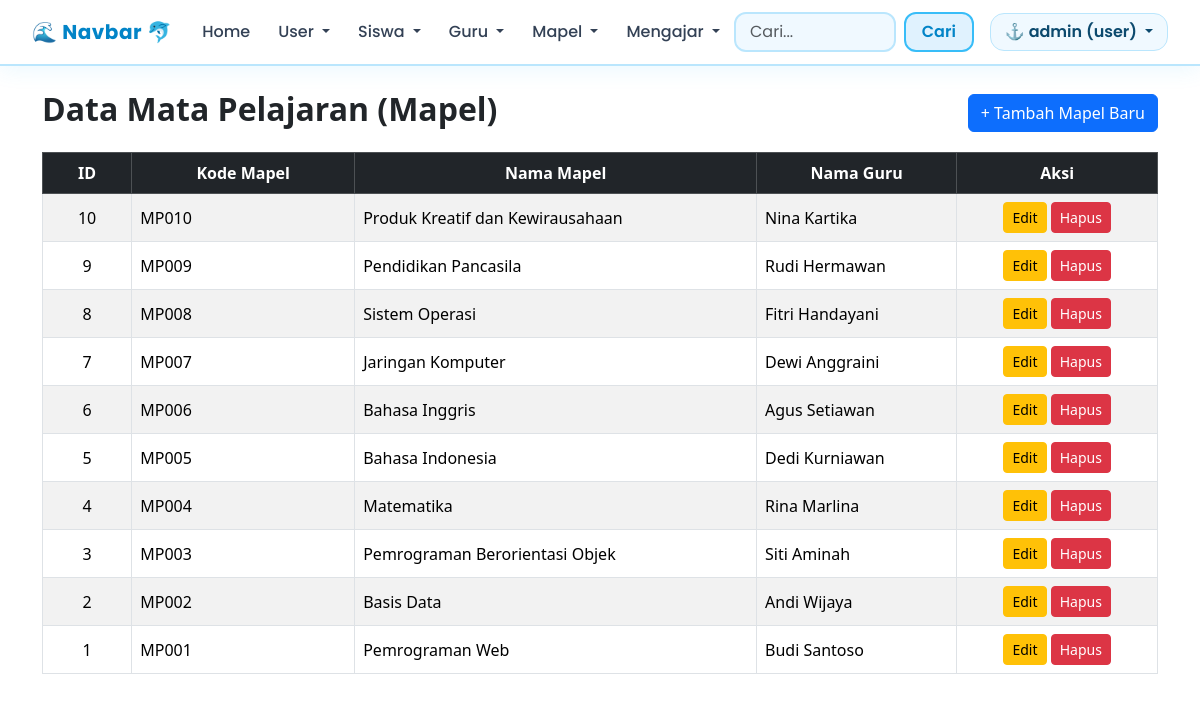
Screenshot of /mapel.php with the database file from the repository.
### tables this page shows
CREATE TABLE `mapel` (
  `id` int NOT NULL,
  `kode_mapel` varchar(10) DEFAULT NULL,
  `nama_mapel` varchar(100) DEFAULT NULL,
  `guru_id` int DEFAULT NULL
);

CREATE TABLE `guru` (
  `id` int NOT NULL,
  `nip` varchar(20) DEFAULT NULL,
  `nama` varchar(100) DEFAULT NULL,
  `jenis_kelamin` enum('L','P') DEFAULT NULL,
  `user_id` int DEFAULT NULL
);

### mapel.php (the view)
<?php
require_once ('navbar.php');
 require_once ('koneksi.php');
$query = mysqli_query($koneksi, "SELECT mapel.*, guru.nama AS nama_guru FROM mapel LEFT JOIN guru ON mapel.guru_id = guru.id ORDER BY mapel.id DESC");
?>
<div class="container mt-4 mb-5">
    <div class="d-flex justify-content-between align-items-center mb-3">
        <h2 class="fw-bold">Data Mata Pelajaran (Mapel)</h2>
        <a href="tambah_mapel.php" class="btn btn-primary">+ Tambah Mapel Baru</a>
    </div>
    <div class="table-responsive">
        <table class="table table-bordered table-striped align-middle">
            <thead class="table-dark text-center">
                <tr>
                    <th style="width: 8%;">ID</th>
                    <th style="width: 20%;">Kode Mapel</th>
                    <th>Nama Mapel</th>
                    <th>Nama Guru</th>
                    <th style="width: 18%;">Aksi</th>
                </tr>
            </thead>
            <tbody>
                <?php
                if (mysqli_num_rows($query) > 0) {
                    while ($mapel = mysqli_fetch_assoc($query)) {
                ?>
                        <tr>
                            <td class="text-center"><?= htmlspecialchars($mapel['id']); ?></td>
                            <td><?= htmlspecialchars($mapel['kode_mapel']); ?></td>
                            <td><?= htmlspecialchars($mapel['nama_mapel']); ?></td>
                            <td><?= htmlspecialchars($mapel['nama_guru'] ?? 'Belum ada guru'); ?></td>
                            <td class="text-center">
                                <a href="edit_mapel.php?id=<?= $mapel['id']; ?>" class="btn btn-warning btn-sm">Edit</a>
                                <a href="aksi_hpus_mapel.php?id=<?= $mapel['id']; ?>" class="btn btn-danger btn-sm" onclick="return confirm('Apakah Anda yakin ingin menghapus mapel ini?')">Hapus</a>
                            </td>
                        </tr>
                <?php
                    }
                } else {
                    echo "<tr><td colspan='5' class='text-center'>Belum ada data mapel.</td></tr>";
                }
                ?>
            </tbody>
        </table>
    </div>
</div>
<?php require "footer.php"; ?>

### rows the page displays
mapel: id "10", kode_mapel "MP010", nama_mapel "Produk Kreatif dan Kewirausahaan", guru.nama "Nina Kartika"
mapel: id "9", kode_mapel "MP009", nama_mapel "Pendidikan Pancasila", guru.nama "Rudi Hermawan"
mapel: id "8", kode_mapel "MP008", nama_mapel "Sistem Operasi", guru.nama "Fitri Handayani"
mapel: id "7", kode_mapel "MP007", nama_mapel "Jaringan Komputer", guru.nama "Dewi Anggraini"
mapel: id "6", kode_mapel "MP006", nama_mapel "Bahasa Inggris", guru.nama "Agus Setiawan"
mapel: id "5", kode_mapel "MP005", nama_mapel "Bahasa Indonesia", guru.nama "Dedi Kurniawan"
mapel: id "4", kode_mapel "MP004", nama_mapel "Matematika", guru.nama "Rina Marlina"
mapel: id "3", kode_mapel "MP003", nama_mapel "Pemrograman Berorientasi Objek", guru.nama "Siti Aminah"
mapel: id "2", kode_mapel "MP002", nama_mapel "Basis Data", guru.nama "Andi Wijaya"
mapel: id "1", kode_mapel "MP001", nama_mapel "Pemrograman Web", guru.nama "Budi Santoso"

### other values shown
$nama "admin"
$username "user"
